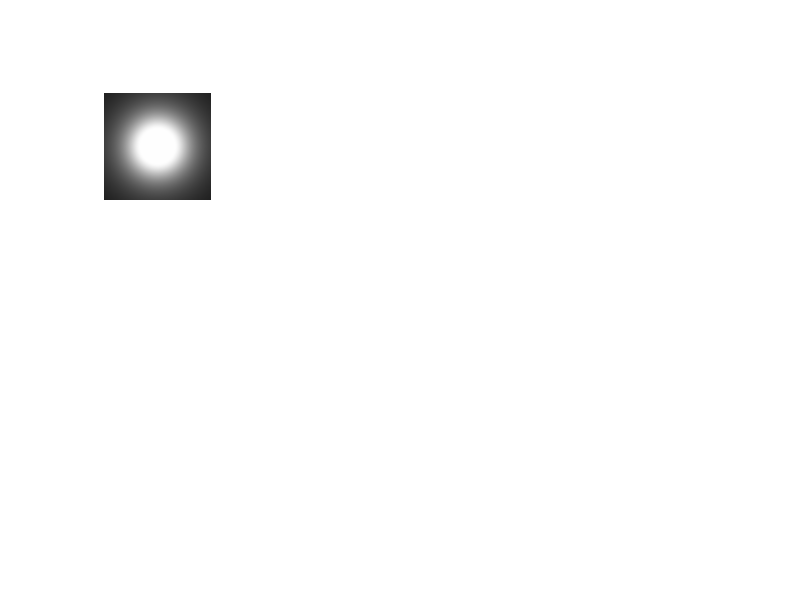

Reproduce this figure in MATLAB.
clear all;
close all;
% this is a model of current spread from a disk electrode 
% The I(r) function was obtained by inverting the relationship between threshold and distance
% from the edge of a 200-?m diameter platinum disc electrode (previously reported in Ahuja et al.36). 

cd('C:\Users\Ione Fine\Documents\Work\Science\Projects\Ione Fine\ProstheticModel');
%% Set up array
a.ahuja=[23.8 .0017 1.69];
a.radius=[130 260];
a.separation=800; % distance between the centers of each electrodes, microns
box=800; % the length and width of the box in which each electrode is simulated, microns
a.nelectrodes=101; % square array configuration
a.dsfac=50;
[x,y] = meshgrid(-box:1:box);  %microns
rad =sqrt(x.^2+y.^2);
% create each electrode
disp('creating the electrode array');
distlist=[0];
for dd=1:length(distlist)
for rr=1:length(a.radius) % for each electrode size
    ee=zeros(size(rad));
    ee(rad<=a.radius(rr))=1;  
    ee(rad>a.radius(rr))=a.ahuja(1)./ ...
        (a.ahuja(1)+(a.ahuja(2)*(rad(rad>a.radius(rr))-a.radius(rr)).^a.ahuja(3)));
    ee=ee.*a.ahuja(1)./ ...
        (a.ahuja(1)+(a.ahuja(2)*distlist(dd).^a.ahuja(3)));
    % Threshold current versus distance from the edge of a stimulating
    % electrode taken from Ahuja et al 2012
   subplot(2, 4, dd)
   image(ee*255); axis equal ; colormap(gray(256))
   maxval(dd)=max(ee(:));
axis off; 
end 
end
%plot(distlist, 1./maxval, '-k.', 'MarkerSize', 30)


